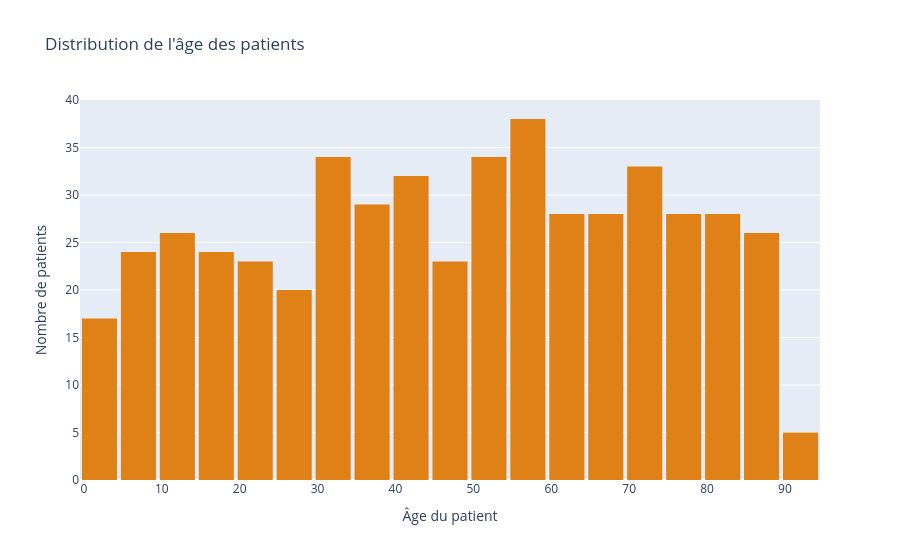

Source (notebook cell):
### Markdown cell above
2.	**Visualiser la distribution de l’âge des patients.**

### Code cell
histogramme(
    df, x="Age",
    titre="Distribution de l'âge des patients",
    labels={"Age": "Âge du patient"},
    couleur="#df8116",
    titre_y="Nombre de patients",
).show()

### Figure 1 — Plotly figure (JSON) as saved in the notebook; plotly's stock layout.template omitted (floating-point values rounded to 4 significant figures; data arrays with more than 128 entries replaced by an {"elided": "..."} marker saying what was removed)
{"data": [{"bingroup": "x", "hovertemplate": "Âge du patient=%{x}<br>count=%{y}<extra></extra>", "legendgroup": "", "marker": {"color": "#df8116", "pattern": {"shape": ""}}, "name": "", "nbinsx": 20, "orientation": "v", "showlegend": false, "type": "histogram", "x": {"elided": "500 int values"}, "xaxis": "x", "yaxis": "y"}], "layout": {"bargap": 0.1, "barmode": "relative", "legend": {"tracegroupgap": 0}, "showlegend": false, "title": {"text": "Distribution de l'âge des patients"}, "xaxis": {"anchor": "y", "domain": [0, 1], "title": {"text": "Âge du patient"}}, "yaxis": {"anchor": "x", "domain": [0, 1], "title": {"text": "Nombre de patients"}}}}
